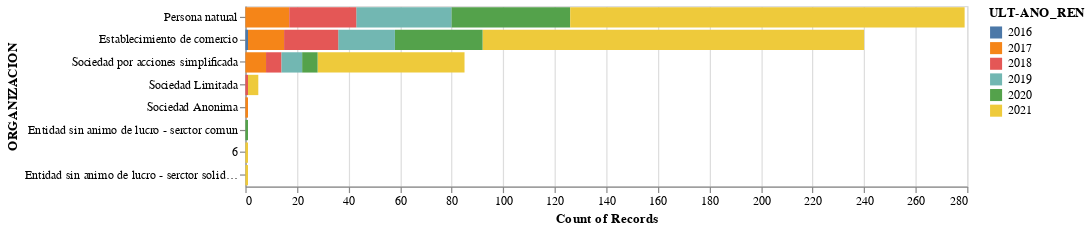

The notebook cell saved with this chart:
### Code cell
alt.Chart(lastRe).mark_bar().encode(    # Making a bar chart
    alt.X('count():Q'),                    # X-axis is an aggregated value for categorical variable in Y
    alt.Y('ORGANIZACION:N', sort = '-x'),   # Y-axis is sorted based on aggregated value
    alt.Color('ULT-ANO_REN:N'),
    tooltip = [alt.Tooltip('count():Q')]
).properties(
    width = 600,
    height = 150
)

### Figure 1 — Vega-Lite specification as saved in the notebook (floating-point values rounded to 4 significant figures; data arrays with more than 128 entries replaced by an {"elided": "..."} marker saying what was removed)
{"config": {"view": {"continuousWidth": 400, "continuousHeight": 300}}, "data": {"name": "data-4da9d38847cf4556ea6ecd29fafaa917"}, "mark": "bar", "encoding": {"color": {"field": "ULT-ANO_REN", "type": "nominal"}, "tooltip": [{"aggregate": "count", "type": "quantitative"}], "x": {"aggregate": "count", "type": "quantitative"}, "y": {"field": "ORGANIZACION", "sort": "-x", "type": "nominal"}}, "height": 150, "width": 600, "$schema": "https://vega.github.io/schema/vega-lite/v4.17.0.json", "datasets": {"data-4da9d38847cf4556ea6ecd29fafaa917": {"elided": "613 records"}}}
